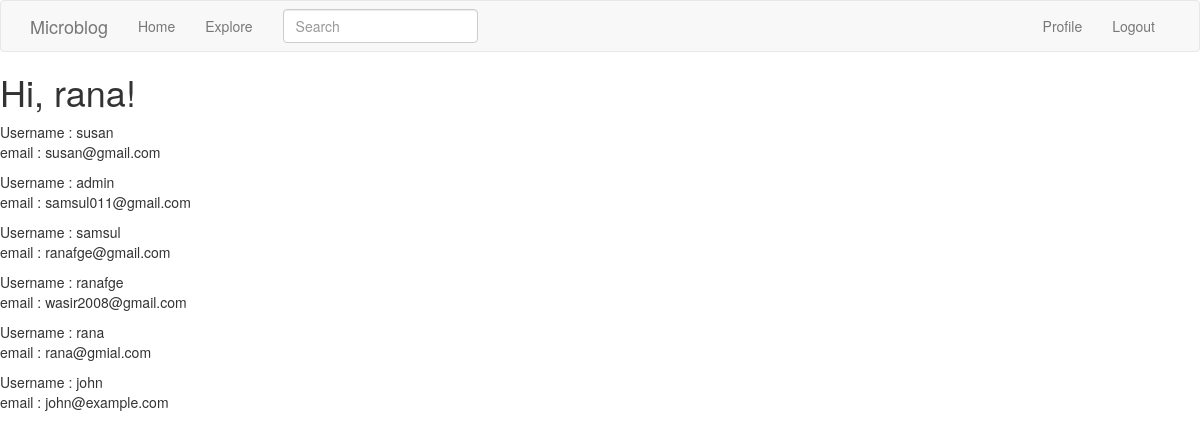
Page /usersprofile (signed in) on the committed database.
### app/models.py (models this page shows, shortened)
class User(UserMixin, db.Model):
    id = db.Column(db.Integer, primary_key=True)
    username = db.Column(db.String(64), index=True, unique=True)
    email = db.Column(db.String(120), index=True, unique=True)
    password_hash = db.Column(db.String(128))
    posts = db.relationship('Post', backref='author', lazy='dynamic')
    about_me = db.Column(db.String(140))
    last_seen = db.Column(db.DateTime, default=datetime.utcnow)
    followed = db.relationship(
        'User', secondary=followers,
        primaryjoin=(followers.c.follower_id == id),
        secondaryjoin=(followers.c.followed_id == id),
        backref=db.backref('followers', lazy='dynamic'), lazy='dynamic')

### app/main/routes.py (the view)
@bp.route('/usersprofile')
def usersprofile():
    users = User.query.all()
    return render_template('usersprofile.html', users=users, title=_('Users Profile'))

### app/main/forms.py
class SearchForm(FlaskForm):
    q = StringField(_l('Search'), validators=[DataRequired()])
    def __init__(self, *args, **kwargs):
        if 'formdata' not in kwargs:
            kwargs['formdata'] = request.args
        if 'csrf_enabled' not in kwargs:
            kwargs['csrf_enabled'] = False
        super(SearchForm, self).__init__(*args, **kwargs)

### app/main/routes.py (called while the page is built)
@bp.before_request
def before_request():
    if current_user.is_authenticated:
        current_user.last_seen = datetime.utcnow()
        db.session.commit()
    g.local = str(get_locale())

@bp.before_request
def before_request():
    if current_user.is_authenticated:
        current_user.last_seen = datetime.utcnow()
        db.session.commit()
        g.search_form = SearchForm()
    g.locale = str(get_locale())

### app/models.py (called while the page is built)
@login.user_loader
def load_user(id):
    return User.query.get(int(id))

    @classmethod
    def before_commit(cls, session):
        session._changes = {
            'add': list(session.new),
            'update': list(session.dirty),
            'delete': list(session.deleted)
        }

    @classmethod
    def after_commit(cls, session):
        for obj in session._changes['add']:
            if isinstance(obj, SearchableMixin):
                add_to_index(obj.__tablename__, obj)
        for obj in session._changes['update']:
            if isinstance(obj, SearchableMixin):
                add_to_index(obj.__tablename__, obj)
        for obj in session._changes['delete']:
            if isinstance(obj, SearchableMixin):
                remove_from_index(obj.__tablename__, obj)
        session._changes = None

### app/templates/usersprofile.html
{% extends "base.html" %}
{% block content %}
 <h1>Hi, {{ current_user.username }}!</h1>
{% for u in users%}
    <div>
    <p>
    Username :  {{u.username}} <br>
    email :   {{u.email}}
    </p>
    </div>
{% endfor %}
{% endblock %}

### rows in the picture
User: username "rana", email "rana@gmial.com"
User: username "susan", email "susan@gmail.com"
User: username "admin", email "samsul011@gmail.com"
User: username "samsul", email "ranafge@gmail.com"
User: username "ranafge", email "wasir2008@gmail.com"
User: username "john", email "john@example.com"
